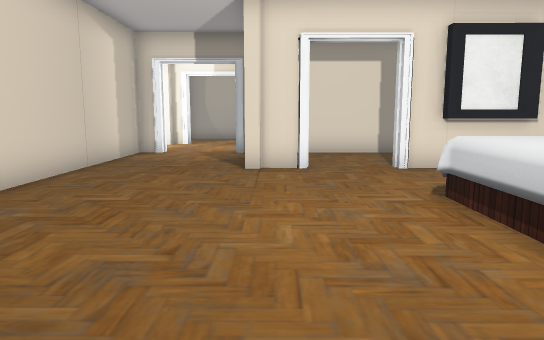
[1] (above)

23 first-person views from a walk through a Unity game level. The camera is 1.2 m above the floor, tilts 8° down and sees 70° across. Doors are open. The floor is counted in squares, 1 m on a side. Each view is taken from the middle of a square. On the plan, view 1 faces up. The plan holds only what a view shows up to about 15 squares ahead; the rest is blank. The place goes on beyond the plan. Some animated figures are left out. Some surface patterns are stand-ins.

[2]
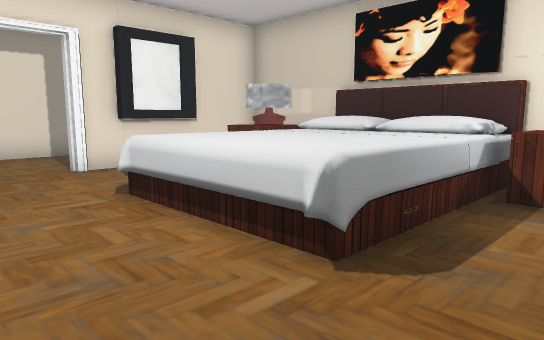

[3]
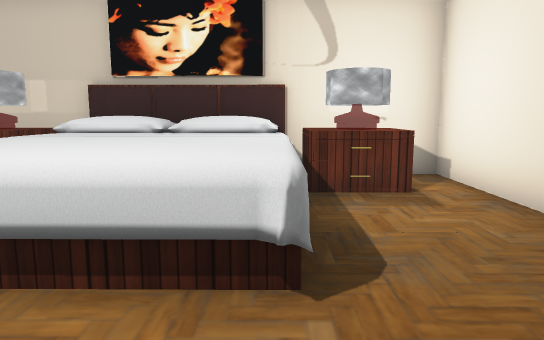

[4]
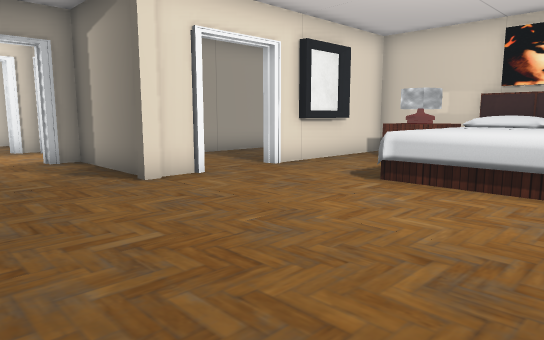

[5]
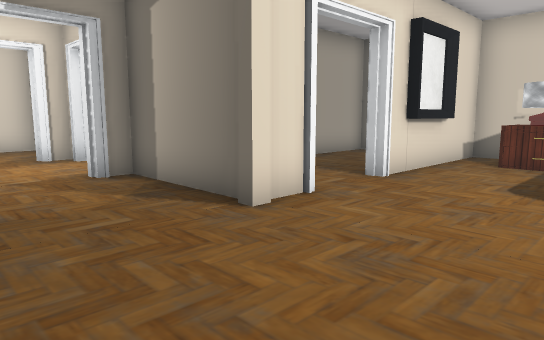

[6]
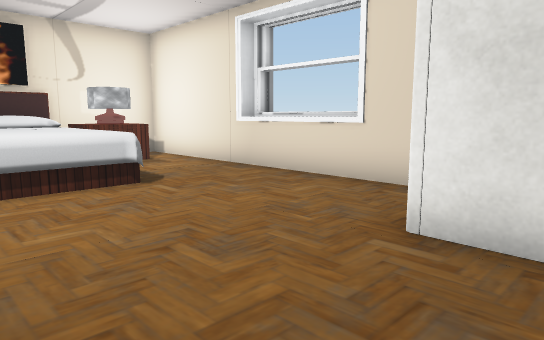

[7]
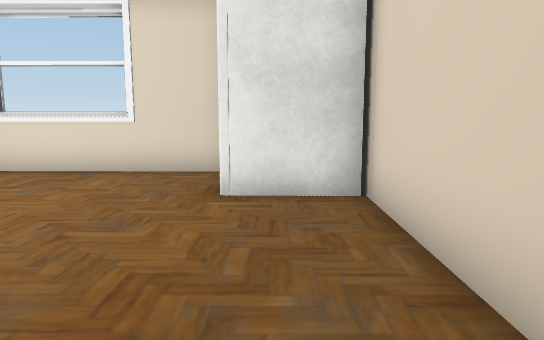

[8]
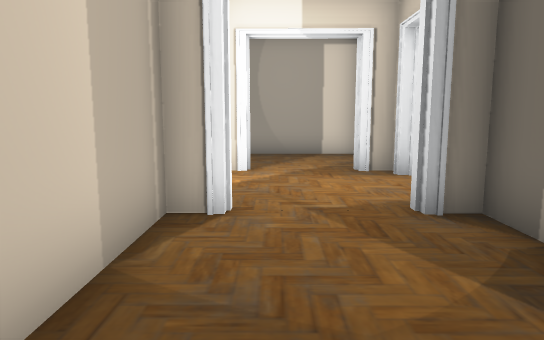

[9]
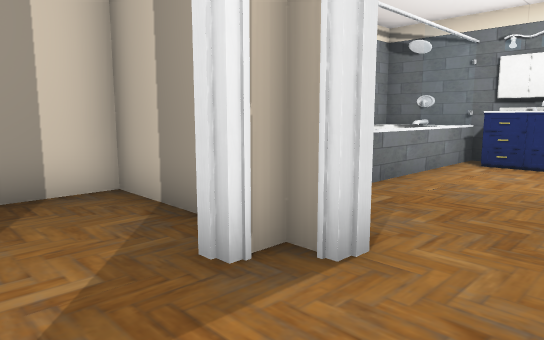

[10]
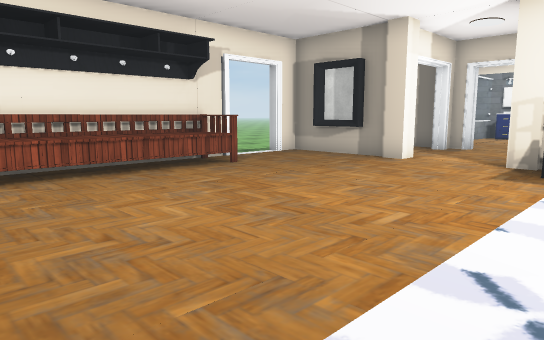

[11]
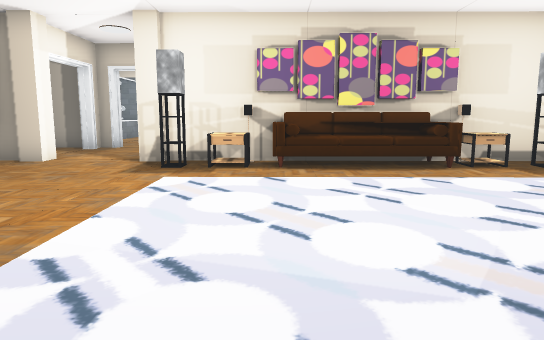

[12]
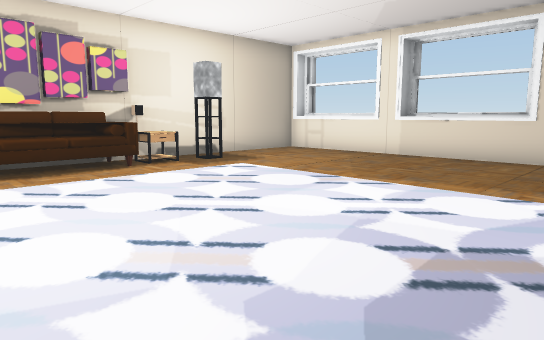

[13]
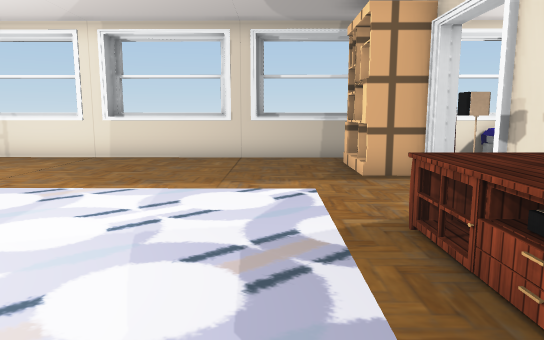

[14]
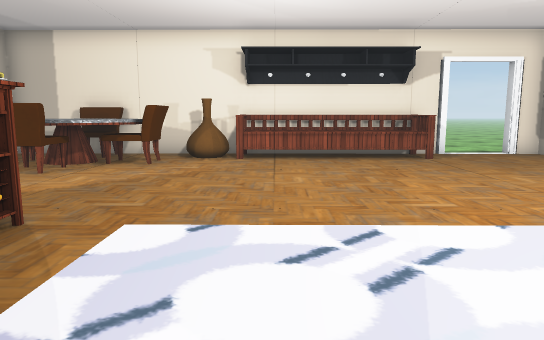

[15]
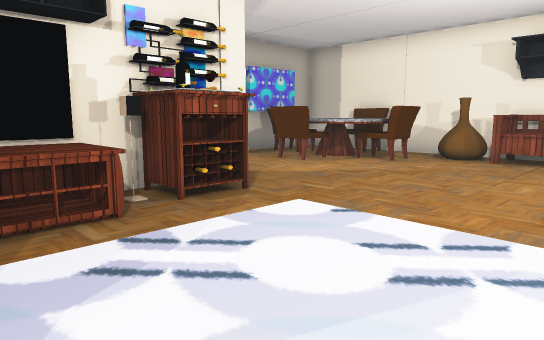

[16]
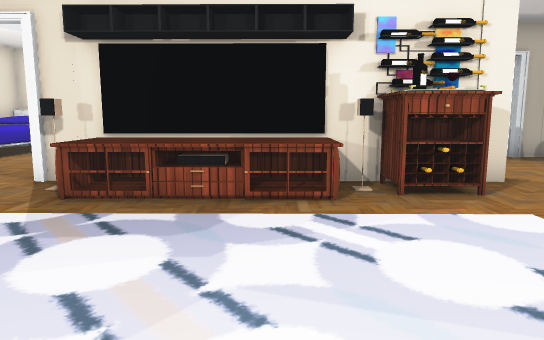

[17]
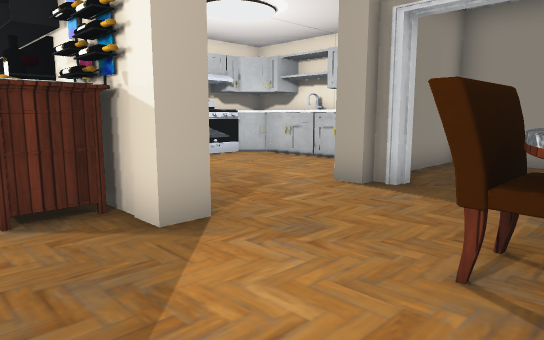

[18]
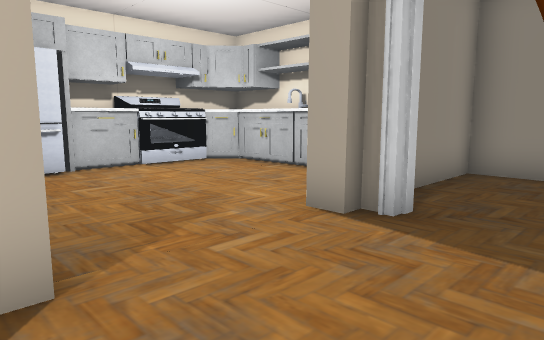

[19]
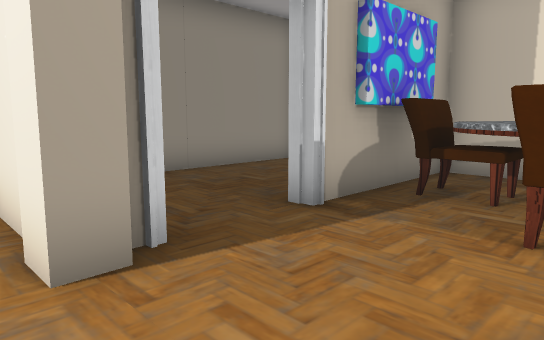

[20]
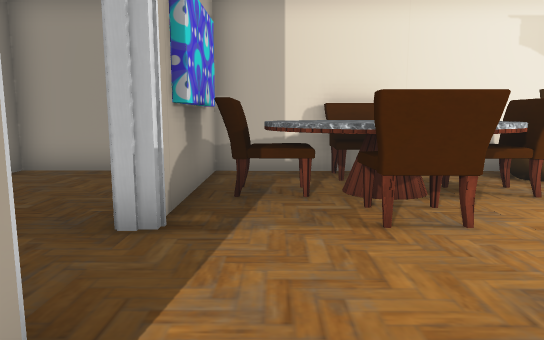

[21]
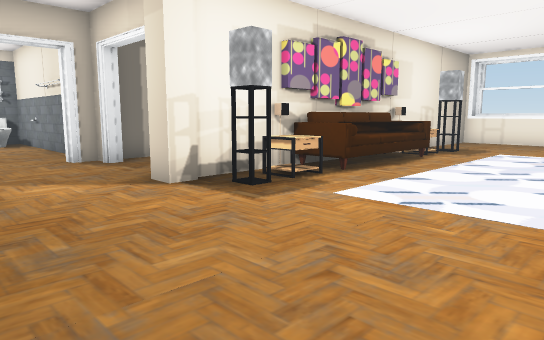

[22]
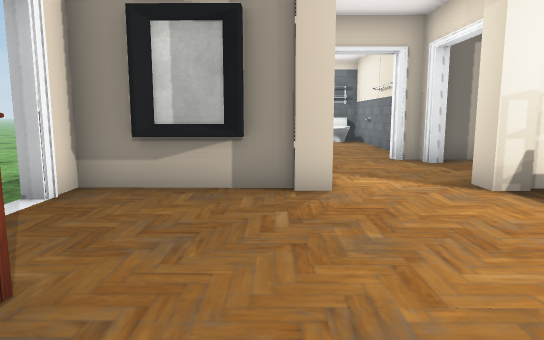

[23]
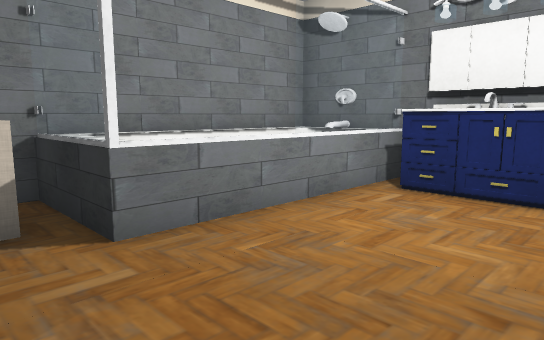

### Floor plan
Ten units are one square. View 1 is at (0, 0); x grows to the right and y downward. Boxes are objects, and circles mark ways between rooms. Rooms are numbered by the first view taken in them; rooms with no view inside come last. Other rooms are left out.
<svg viewBox="-261 -225 351 248">
<path fill="none" stroke="#000" d="M9 -89 4 -89M-4 -94 -4 -127 -11 -127M1 18 34 18M-20 13 80 14 80 -18M59 -86 37 -86M80 -57 81 -88 29 -89M-12 -128 -14 -130M-43 -124 -44 -15M-157 -119 -165 -119M-157 -122 -168 -122 -168 -113M-159 -117 -165 -117M-170 -122 -158 -122 -158 -115 -165 -115M-171 -127 -171 -45M-55 -121 -61 -121 -61 -126 -55 -126M-47 -114 -47 -129M-213 -138 -213 -134M-214 -70 -198 -70M-222 -129 -235 -129M-154 -204 -212 -204 -212 -185M-46 -165 -46 -203 -55 -203M-62 -32 -62 -37 -56 -37M-213 -175 -213 -161 -214 -160M-74 -203 -86 -203M-35 -164 -39 -165M-240 -106 -240 -77 -234 -71M-14 -130 -4 -130M-127 16 -93 17 -93 12M-162 12 -48 13 -47 -57M-256 -94 -256 -57 -234 -56M-4 -135 -3 -136M-164 16 -135 16M-82 17 -52 17M-4 -164 -10 -164 -12 -166M22 -130 64 -129M81 -164 82 -185M35 -202 21 -202M82 -175 25 -176 25 -202M-214 -160 -217 -160M-212 -185 -213 -175M-235 -204 -255 -205 -256 -132 -231 -132M-217 -138 -213 -138M82 -126 8 -127M-4 -170 -3 -202 -38 -202"/>
<rect x="-45" y="-15" width="20" height="10" fill="#bbb"><title>closet</title></rect>
<rect x="-5" y="-95" width="10" height="10" fill="#bbb"><title>pillar</title></rect>
<rect x="15" y="-65" width="70" height="50" fill="#bbb"><title>bed</title></rect>
<rect x="55" y="-15" width="20" height="20" fill="#bbb"><title>other object</title></rect>
<rect x="55" y="-65" width="10" height="10" fill="#bbb"><title>table</title></rect>
<rect x="55" y="-75" width="20" height="20" fill="#bbb"><title>other object</title></rect>
<rect x="-235" y="-75" width="20" height="20" fill="#bbb"><title>other object</title></rect>
<rect x="-215" y="-135" width="10" height="10" fill="#bbb"><title>pillar</title></rect>
<rect x="-205" y="-65" width="10" height="10" fill="#bbb"><title>cabinet</title></rect>
<rect x="-205" y="-195" width="40" height="30" fill="#bbb"><title>table</title></rect>
<rect x="-205" y="-195" width="10" height="20" fill="#bbb"><title>chair</title></rect>
<rect x="-195" y="-75" width="10" height="20" fill="#bbb"><title>fridge</title></rect>
<rect x="-195" y="-165" width="20" height="10" fill="#bbb"><title>chair</title></rect>
<rect x="-195" y="-205" width="20" height="10" fill="#bbb"><title>chair</title></rect>
<rect x="-185" y="-75" width="10" height="20" fill="#bbb"><title>cabinet</title></rect>
<rect x="-175" y="-25" width="20" height="30" fill="#bbb"><title>shelf</title></rect>
<rect x="-175" y="-135" width="10" height="10" fill="#bbb"><title>pillar</title></rect>
<rect x="-165" y="-105" width="10" height="50" fill="#bbb"><title>table</title></rect>
<rect x="-165" y="-115" width="10" height="10" fill="#bbb"><title>other object</title></rect>
<rect x="-165" y="-195" width="10" height="20" fill="#bbb"><title>chair</title></rect>
<rect x="-155" y="-205" width="20" height="20" fill="#bbb"><title>other object</title></rect>
<rect x="-145" y="-205" width="60" height="20" fill="#bbb"><title>bench</title></rect>
<rect x="-65" y="-55" width="10" height="10" fill="#bbb"><title>table</title></rect>
<rect x="-65" y="-105" width="20" height="50" fill="#bbb"><title>sofa</title></rect>
<rect x="-65" y="-115" width="20" height="10" fill="#bbb"><title>table</title></rect>
<rect x="-55" y="-195" width="10" height="20" fill="#bbb"><title>mirror</title></rect>
<rect x="-45" y="-135" width="10" height="10" fill="#bbb"><title>pillar</title></rect>
<rect x="-45" y="-165" width="10" height="10" fill="#bbb"><title>pillar</title></rect>
<rect x="5" y="-195" width="20" height="10" fill="#bbb"><title>other object</title></rect>
<rect x="55" y="-145" width="30" height="10" fill="#bbb"><title>other object</title></rect>
<rect x="65" y="-175" width="20" height="30" fill="#bbb"><title>other object</title></rect>
<rect x="75" y="-155" width="10" height="10" fill="#bbb"><title>cabinet</title></rect>
<circle cx="-25" cy="-130" r="3" fill="#2a7"/>
<circle cx="20" cy="-90" r="3" fill="#2a7"/>
<circle cx="0" cy="-145" r="3" fill="#2a7"/>
<circle cx="-210" cy="-150" r="3" fill="#2a7"/>
<circle cx="-20" cy="-165" r="3" fill="#2a7"/>
<circle cx="-30" cy="-190" r="3" fill="#2a7"/>
<text x="10" y="-40">1</text>
<text x="-130" y="-110">2</text>
<text x="40" y="-160">3</text>
<text x="-230" y="-170">4</text>
<text x="40" y="-110">5</text>
<text x="-20" y="-190">6</text>
</svg>
Room 1 opens to room 2. Room 1 opens to room 5. Room 2 opens to room 3. Room 2 opens to room 4. Room 2 opens to room 6.

Where each view was taken, in squares from view 1:
view 1: 0 up, 0 right, facing up
view 2: 0 up, 0 right, facing up-right
view 3: 2 up, 0 right, facing right
view 4: 2 up, 4 left, facing up-right
view 5: 5 up, 4 left, facing up-right
view 6: 5 up, 4 left, facing down-right
view 7: 7 up, 3 left, facing down
view 8: 8 up, 3 left, facing up
view 9: 14 up, 3 left, facing up-right
view 10: 11 up, 15 left, facing up-right
view 11: 10 up, 15 left, facing right
view 12: 10 up, 15 left, facing down-right
view 13: 10 up, 14 left, facing down
view 14: 8 up, 13 left, facing up
view 15: 8 up, 11 left, facing up-left
view 16: 9 up, 10 left, facing left
view 17: 17 up, 15 left, facing down-left
view 18: 16 up, 17 left, facing down-left
view 19: 12 up, 18 left, facing up-left
view 20: 12 up, 20 left, facing up
view 21: 17 up, 11 left, facing down-right
view 22: 17 up, 11 left, facing right
view 23: 14 up, 1 right, facing up-right
